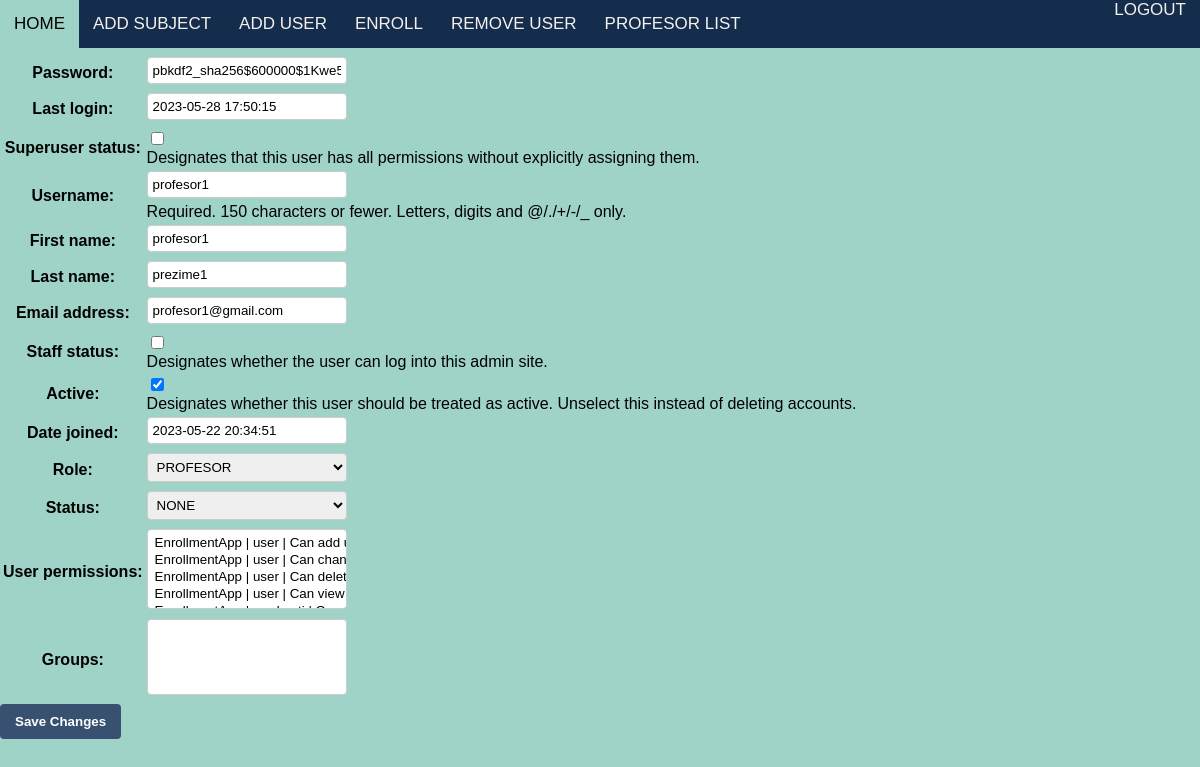
Page /edit_professor/3/ (signed in) on the earlier database version.
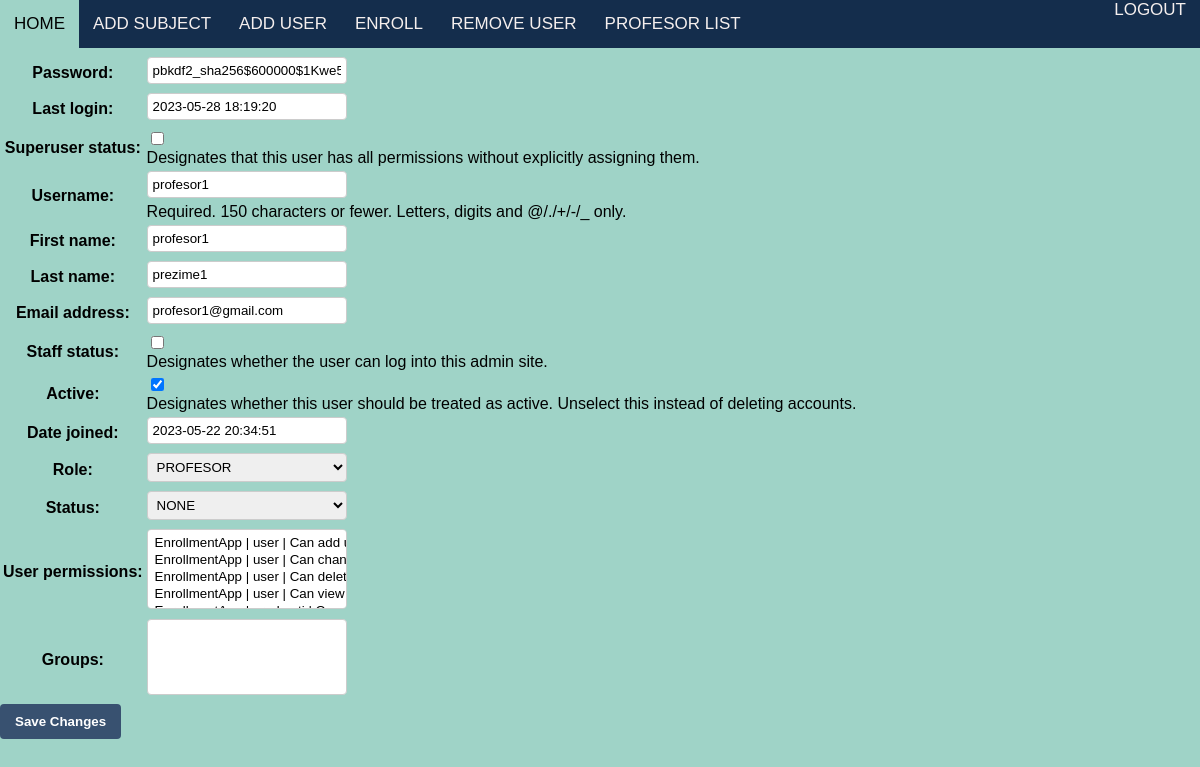
Same page on the later database version.
### EnrollmentApp/models.py (models this page shows, shortened)
class Korisnici(AbstractUser):
    class RoleChoices(Enum):
        ADMINISTRATOR = 'administrator'
        PROFESOR = 'profesor'
        STUDENT = 'student'
    class StatusChoices(Enum):
        NONE = 'none'
        REDOVAN = 'redovan'
        IZVANREDAN = 'izvanredan'
    role = models.CharField(max_length=20, choices=[(role.value, role.name) for role in RoleChoices])
    status = models.CharField(max_length=20, choices=[(status.value, status.name) for status in StatusChoices])
    user_permissions = models.ManyToManyField(
        Permission,
        verbose_name='user permissions',
        blank=True,
        related_name='korisnici_set'
    )
    groups = models.ManyToManyField(
        'auth.Group',
        verbose_name='groups',
        blank=True,
        related_name='korisnici_set'
    )

### EnrollmentApp/views.py (the view)
# urls.py: path('edit_professor/<int:professor_id>/', views.edit_professor, name='edit_professor'),
@login_required
@user_passes_test(check_admin)
def edit_professor(request, professor_id):
    professor = get_object_or_404(Korisnici, id=professor_id)
    form = KorisniciForm(request.POST or None, instance=professor)
    if form.is_valid():
        form.save()
        return redirect('profesor_list')
    return render(request, 'edit_professor.html', {'form': form})

### EnrollmentApp/forms.py
class KorisniciForm(forms.ModelForm):
    class Meta:
        model = Korisnici
        fields = '__all__'

### EnrollmentApp/views.py (called while the page is built)
def check_admin(user):
    return user.role == 'administrator'

### EnrollmentApp/templates/edit_professor.html (shortened to what this page needs)
{% load static %}
<!DOCTYPE html>
<html>
<head>
    <link rel="stylesheet" type="text/css" href="{% static 'css/style.css' %}">
</head>
<body>
    <nav>
        <div class="nav-left">
            <a href="{% url 'success' %}">HOME</a>
            <a href="{% url 'add_subject' %}">ADD SUBJECT</a>
            <a href="{% url 'add_user' %}" >ADD USER</a>
            <a href="{% url 'create_enrollment' %}"> ENROLL</a>
            <a href="{% url 'user_list' %}">REMOVE USER</a>
            <a href="{% url 'professor_list' %}">PROFESOR LIST</a>
        </div>
        <div class="nav-right">
            <a href="{% url 'logout' %}" class="logout">LOGOUT</a>
        </div>
    </nav>
    <br>
    <br>
    <br>
    <form method="POST">
        <table>
            {{ form.as_table }}
        </table>
        <input type="submit" value="Save Changes" />
    </form>
</body>
</html>

Differences in the rows shown:
changed Korisnici "profesor1": last_login "2023-05-28 17:50:15" → "2023-05-28 18:19:20"
